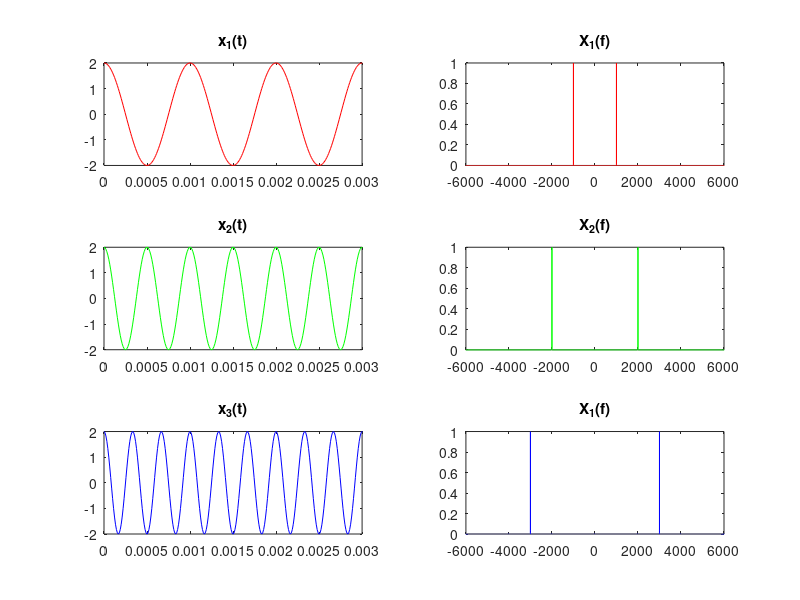
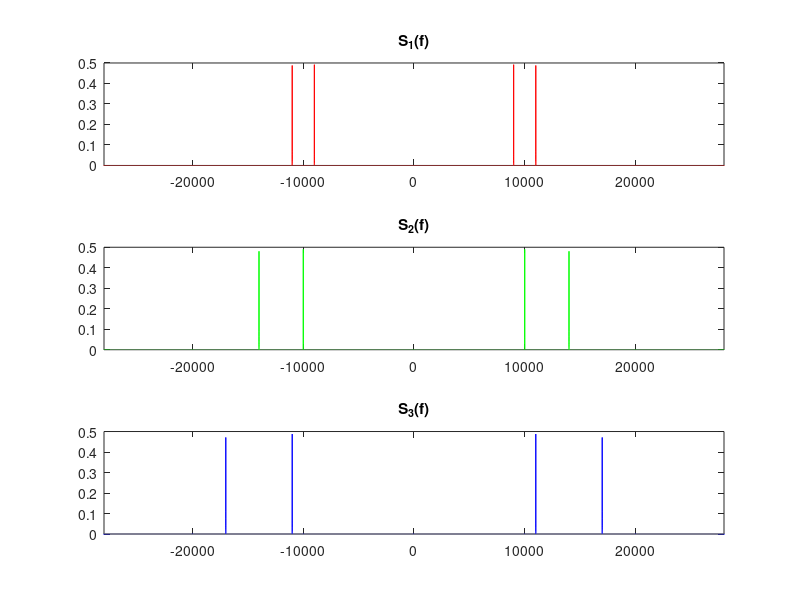
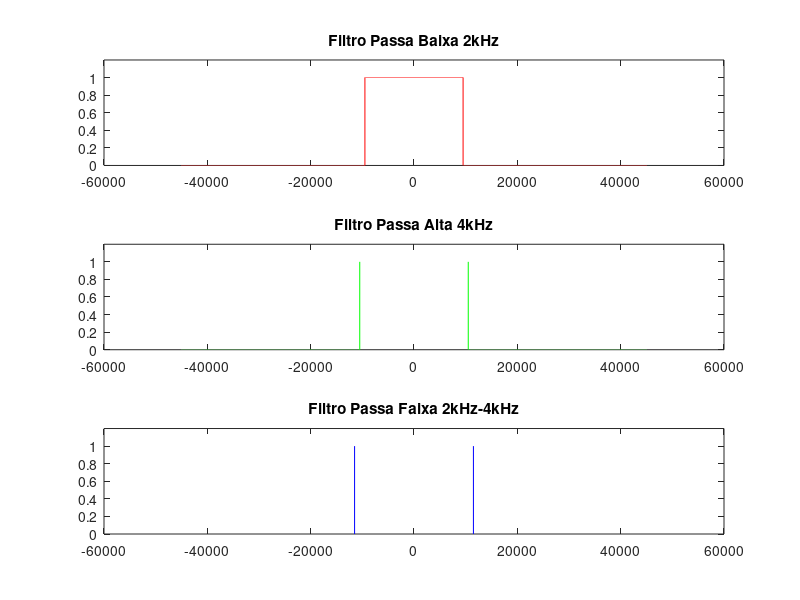
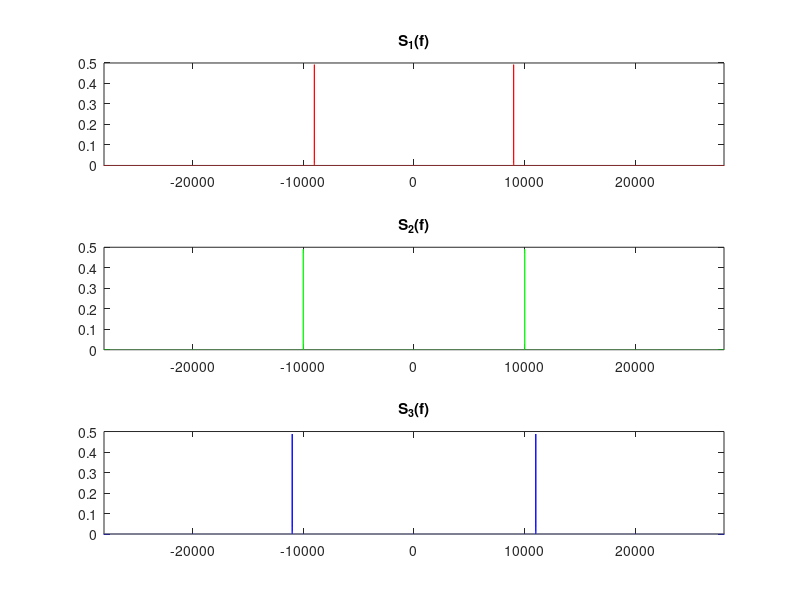

These charts were generated, in order, by the following MATLAB code:
pkg load signal;
clc
clear all
close all



A1 = 2;
A2 = 2;
A3 = 2;

f1 = 1e3;
f2 = 2e3;
f3 = 3e3;

fs = 30*f3;
Ts = 1/fs;
T = 1/f1;

t_final = 2
t = [0:Ts:t_final];


passo_f = 1/t_final;
f = [-fs/2:passo_f:fs/2];

% Criando os sinais
x1_t = A1*cos(2*pi*f1*t);
x2_t = A2*cos(2*pi*f2*t);
x3_t = A3*cos(2*pi*f3*t);

x1_f = fft(x1_t)/length(x1_t);
x1_f = fftshift(x1_f);

x2_f = fft(x2_t)/length(x2_t);
x2_f = fftshift(x2_f);

x3_f = fft(x3_t)/length(x3_t);
x3_f = fftshift(x3_f);

% Portadoras
Ac = 1;
fc_1 = 10e3;
fc_2 = 12e3;
fc_3 = 14e3;

c1_t = Ac*cos(2*pi*fc_1*t);
c2_t = Ac*cos(2*pi*fc_2*t);
c3_t = Ac*cos(2*pi*fc_3*t);

s1_t = c1_t .* x1_t;
s1_f = fft(s1_t)/length(s1_t);
s1_f = fftshift(s1_f);

s2_t = c2_t .* x2_t;
s2_f = fft(s2_t)/length(s2_t);
s2_f = fftshift(s2_f);

s3_t = c3_t .* x3_t;
s3_f = fft(s3_t)/length(s3_t);
s3_f = fftshift(s3_f);

filtro_pb1 = [zeros(1, 71e3) ones(1,38001) zeros(1, 71e3)];
filtro_pb2 = [zeros(1, 69e3) ones(1,42001) zeros(1, 69e3)];
filtro_pb3 = [zeros(1, 67e3) ones(1,46001) zeros(1, 67e3)];

s1_pb_f = s1_f .* filtro_pb1;
s2_pb_f = s2_f .* filtro_pb2;
s3_pb_f = s3_f .* filtro_pb3;

y_f =  s1_pb_f + s2_pb_f + s3_pb_f;7

%filtro_pf = [zeros(1, 69e3) ones(1,42001) zeros(1, 69e3)];
%filtro_pa = [ones(1, 67e3) zero(1,46001) ones(1, 67e3)];


y1_f = y_f .* filtro_pb1 ;
%y2_f = .* filtro_pb1 ;
%y3_f = .* filtro_pb1 ;
%Subplot X3
subplot(3,2,5);
plot(t,x3_t,"b")
title("x_3(t)");
xlim([0 3*T])

y1_fs = ifftshift(y1_f);
y1_t = ifft(y1_fs)/length(y1_fs);
y1_t = c1_t .* y1_t;

filtro = fir1(50, (1000*2)/fs);
y1_t = filter(filtro, 1, y1_t);


y1_f = fft(y1_t)/length(y1_t);
y1_f = fftshift(y1_f);


% Plot no Dominio do tempo
% Subplot X1
figure(1)
subplot(3,2,1);
plot(t,x1_t,"r")
title("x_1(t)");
xlim([0 3*T])

subplot(3,2,2);
plot(f,abs(x1_f),"r")
title("X_1(f)");
xlim([-2*f3 2*f3])

%Subplot X2
subplot(3,2,3);
plot(t,x2_t,"g")
title("x_2(t)");
xlim([0 3*T])

subplot(3,2,4);
plot(f,abs(x2_f),"g")
title("X_2(f)");
xlim([-2*f3 2*f3])

%Subplot X3
subplot(3,2,5);
plot(t,x3_t,"b")
title("x_3(t)");
xlim([0 3*T])

subplot(3,2,6);
plot(f,abs(x3_f),"b")
title("X_1(f)");
xlim([-2*f3 2*f3])

figure(2)
subplot(311);
plot(f,abs(s1_f),"r")
title("S_1(f)");
xlim([-2*fc_3 2*fc_3])

subplot(312);
plot(f,abs(s2_f),"g")
title("S_2(f)");
xlim([-2*fc_3 2*fc_3])

subplot(313);
plot(f,abs(s3_f),"b")
title("S_3(f)");
xlim([-2*fc_3 2*fc_3])

figure(3)
%Filtros
subplot(3,1,1);
plot(f,filtro_pb1,"r");
ylim([0 1.2]);
title("Filtro Passa Baixa 2kHz");

subplot(3,1,2);
plot(f,filtro_pb2,"g");
ylim([0 1.2]);
title("Filtro Passa Alta 4kHz");


subplot(3,1,3);
plot(f,filtro_pb3,"b");
ylim([0 1.2]);
title("Filtro Passa Faixa 2kHz-4kHz");

figure(4)
subplot(311);
plot(f,abs(s1_pb_f),"r")
title("S_1(f)");
xlim([-2*fc_3 2*fc_3])
%Subplot X3
subplot(3,2,5);
plot(t,x3_t,"b")
title("x_3(t)");
xlim([0 3*T])
subplot(312);
plot(f,abs(s2_pb_f),"g")
title("S_2(f)");
xlim([-2*fc_3 2*fc_3])

subplot(313);
plot(f,abs(s3_pb_f),"b")
title("S_3(f)");
xlim([-2*fc_3 2*fc_3])

figure(5)
plot(f,abs(y_f))
xlim([-2*fc_3 2*fc_3])

figure(6)
subplot(211)
plot(f,abs(y1_f))
xlim([-2*fc_3 2*fc_3])
subplot(212)
plot(t,y1_t,"b")
title("x_3(t)");
xlim([0 3*T])
